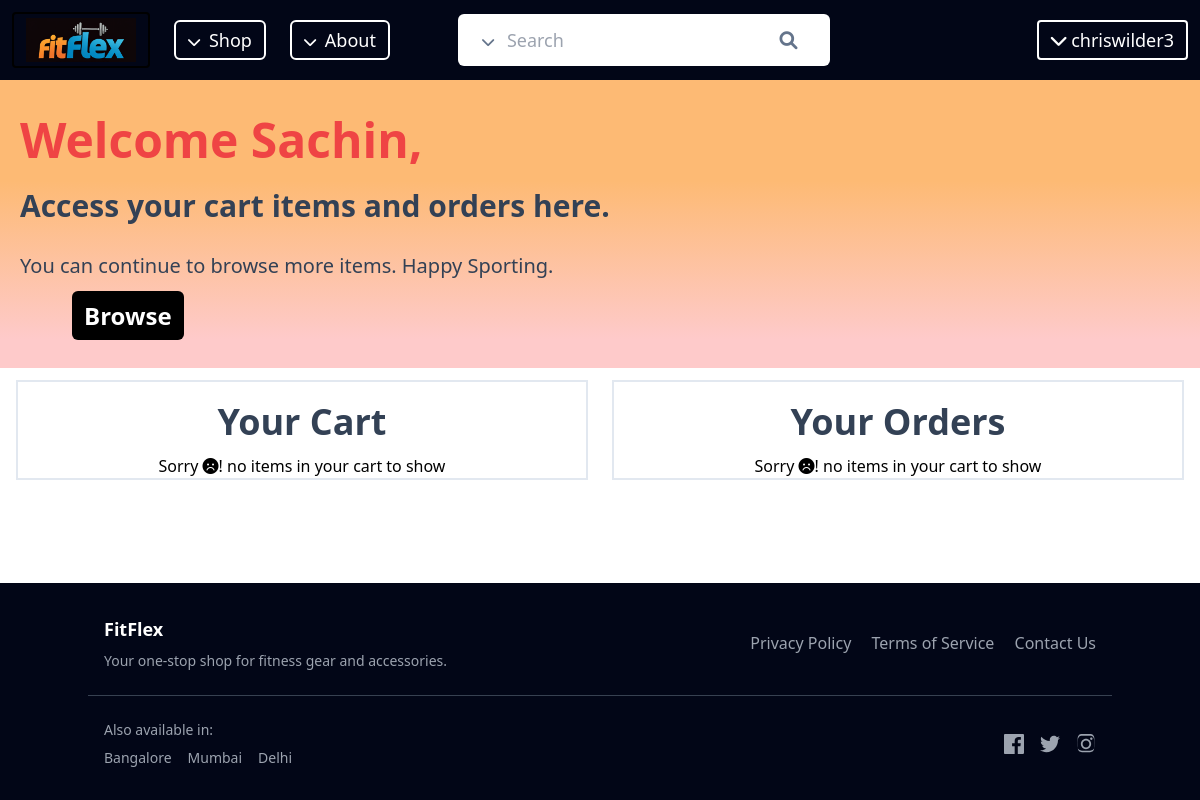
The app's page /users/dashboard/ (signed in), older data.
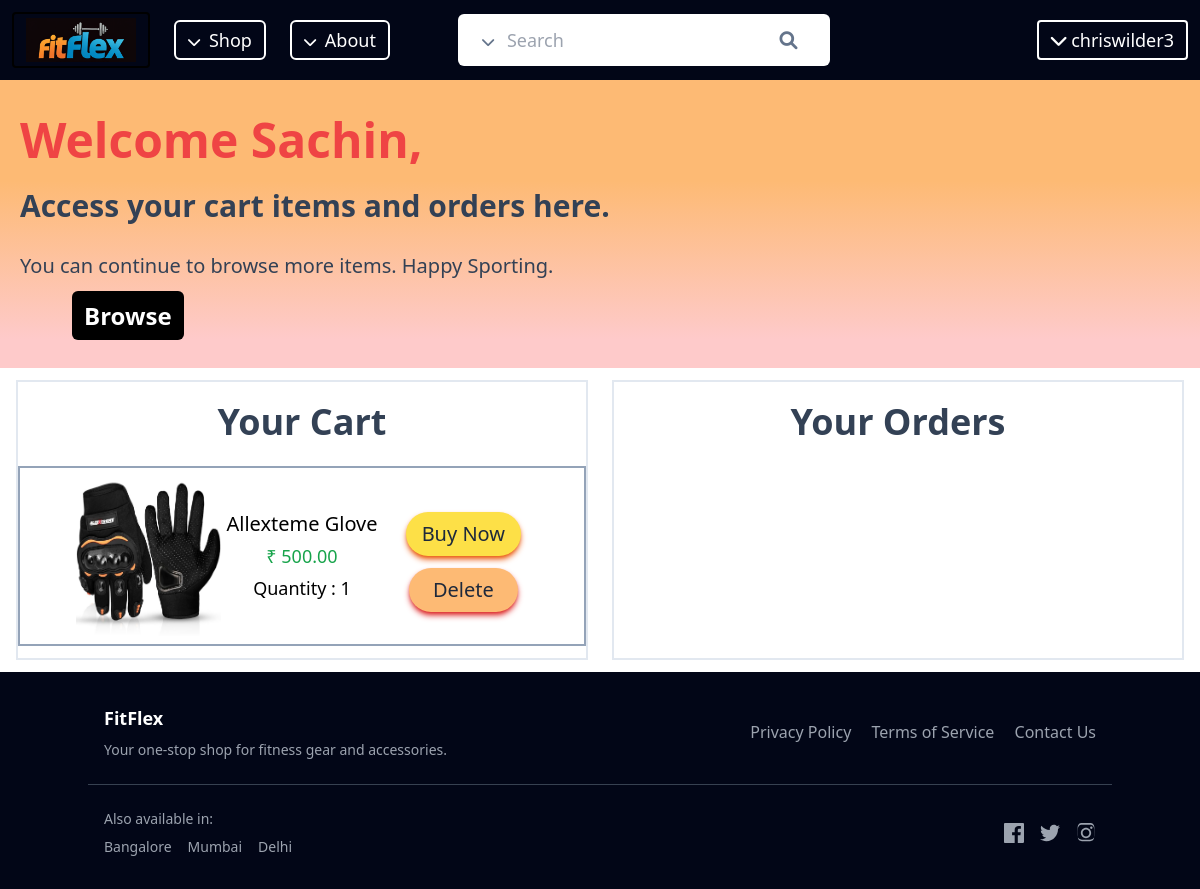
The same page, newer data.
### users/models.py (models this page shows, shortened)
class User( models.Model):
    name = models.CharField( max_length = 255)
    username = models.CharField( max_length = 255
                , unique = True, null = False)
    email = models.EmailField( null = False)
    address = models.TextField()
    phone = models.CharField(
        max_length= 10,
        validators = [
            MinLengthValidator(10),
            RegexValidator(
                regex = r'^\d{10}',
                message = 'Phone no must be exact 10 digits'
            )
        ],
        unique = True
    )
    password= models.CharField( max_length = 255,
                                 null = False)
    cart = models.JSONField( null = True)
    orders = models.JSONField( null = True)

### items/models.py (models this page shows)
class Item(models.Model):
        name = models.CharField( max_length = 255)
        price = models.DecimalField(max_digits=10, decimal_places=2)
        description = models.TextField( default = 'General')
        category = models.CharField( max_length = 255, blank= True)
        sub_category = models.CharField( max_length = 255, blank= True)
        item_type = models.CharField( max_length = 255, blank = True)
        image = models.ImageField( upload_to='product_images/',blank= True)
        def __str__(self):
            return f' {self.name} '

### users/views.py (the view)
# urls.py: path('dashboard/', views.dashboard, name='dashboard'),
def dashboard( request):
    user = request.user
    if user.is_authenticated:
        if request.method == 'POST':
            dbUser = User.objects.get( username = user)
            initialCart = dbUser.cart
            initialOrders = dbUser.orders
            print(initialCart)
            print(initialOrders)
            cartOrBuy = request.POST.get('cartOrBuy',None)
            itemId = request.POST.get('itemId', None)
            print(cartOrBuy)
            if cartOrBuy == 'buy':
                if itemId not in initialOrders:
                    if initialOrders:
                        ordersdict = dbUser.orders
                        ordersdict[itemId] =  1
                        dbUser.orders = ordersdict
                        dbUser.save()
                    else:
                        dbUser.orders = {itemId : 1}
                        dbUser.save()
                else:
                    ordersdict = dbUser.orders
                    ordersdict[itemId] = ordersdict[itemId] + 1
                    dbUser.orders = ordersdict
                    dbUser.save()
            else:
                if itemId not in initialCart :
                    if initialCart:
                        cartdict = dbUser.cart
                        cartdict[itemId] = 1
                        dbUser.cart = cartdict
                        dbUser.save()
                    else:
                        dbUser.cart = {itemId : 1}
                        dbUser.save()
                else:
                    cartdict = dbUser.cart
                    cartdict[itemId] = cartdict[itemId] + 1
                    dbUser.cart = cartdict
                    dbUser.save()
            return redirect('/users/dashboard/')
        elif request.method == 'GET':
            dbUser = User.objects.get(username = user)
            tempCart = dbUser.cart
            tempOrders = dbUser.orders
            finalCart = []
            if tempCart != None:
                for itemId,quant in tempCart.items():
                    itemObj = Item.objects.get( id = itemId)
                    finalCart.append( (itemObj, quant) )
            print(finalCart)
            finalOrders = []
            if tempOrders != None:
                for itemId,quant in tempOrders.items():
                    itemObj = Item.objects.get( id = itemId)
                    finalOrders.append( (itemObj, quant) )
            print(finalOrders)
            context ={
                'user': dbUser,
                'itemCount': tempCart,
                'cart': finalCart,
                'orders': finalOrders,
            }
            return render( request, 'dashboard.html', context)
    else:
        print(' Anonyymous user, returning to login...')
        return redirect( '/users/signin/')

### users/context_processors.py (called while the page is built)
def user_context( request ):
    if request.user.is_authenticated:
        return { 'logged_in_user' : request.user}
    else:
        return {'logged_in_user' : None}

### users/templates/dashboard.html (shortened to what this page needs)
{% extends 'master.html' %}
{% load static %}
{% block content %}
    <div class=" jumbotron px-5 pt-5 pb-9 bg-gradient-to-b from-orange-300 from-35% to-red-200 to-90%">
        <h1 class="text-5xl text-red-500 py-4 font-bold ">
            Welcome {{user.name}},
        </h1>
        <h3 class=" text-3xl py-2 font-semibold text-slate-700 ">
            Access your cart items and orders here.
        </h3>
        <p class=" py-2 text-xl my-3 text-slate-700">
            You can continue to browse more items. Happy Sporting.
        </p>
        <a href="/items" class=" ml-8 " >
        <span class="bg-black text-white text-2xl font-semibold px-3 py-2 mt-3 ml-5
            rounded-md shadow-inner
                transition delay-80 hover:scale-110 hover:bg-white hover:text-black  ">
            Browse
            </span>
        </a>
    </div>
    <div class="dashBoard mx-4 my-3 text-center grid grid-cols-2 gap-6">
        <div class="border-2 border-slate-200">
        <h3 class=" text-4xl px-5 pt-5  text-slate-700 font-bold ">
            Your Cart
        </h3>
        {% if user.cart %}
            <div class="userCart pt-3 flex flex-col items-center justify-evenly">
                {% for cartItem, quantity in cart %}
                    <div class="grid grid-cols-3 my-3 border-2 border-slate-400 px-10">
                        <img class ="w-35 h-44 mx-2 p-2" src="{{ cartItem.image.url }}" alt="">
                        <div class=" self-center">
                            <p class="my-1 text-xl font-medium"> {{ cartItem.name }} </p>
                            <p class="my-1 text-lg text-green-600 font-medium"> &#x20B9  {{ cartItem.price }} </p>
                            <p class="my-1 text-lg font-medium "> Quantity : {{ quantity }}</p>
                        </div>
                        <div class="self-center">
                            <form action="/users/dashboard/" method="post">
                                <button type="submit" name="cartOrBuy" value="buy" class="addCartBtn flex-none bg-yellow-300 shadow-md shadow-orange-600 transition delay-75 hover:bg-red-400
                                hover:scale-105 hover:text-white text-slate-800 text-xl px-4 py-2 mt-3 rounded-full" >
                                Buy Now
                                </button>
                            </form>
                            <button type="submit" name="delete" value="{{ cartItem.id }}" class="buyBtn flex-none bg-orange-300 shadow-md shadow-red-600 transition delay-75 hover:bg-orange-400
                                hover:scale-105 hover:text-white text-slate-800 text-xl px-6 py-2 mt-3 rounded-full" >
                                Delete
                            </button>
                        </div>
                    </div>
                {% endfor %}
            </div>
        {% else %}
            <p class="pt-3"> Sorry <i class="fas fa-frown"></i>! no items in your cart to show </p>
        {% endif %}
        </div>
    <div class="border-2 border-slate-200">
        <h3 class=" text-4xl px-5 pt-5  text-slate-700 font-bold ">
            Your Orders
        </h3>
        {% if user.cart %}
            <div class="userCart pt-3 flex flex-col items-center justify-evenly">
            </div>
        {% else %}
            <p class="pt-3"> Sorry <i class="fas fa-frown"></i>! no items in your cart to show </p>
        {% endif %}
    </div>
</div>
{% endblock %}

### items/templates/master.html (shortened to what this page needs)
{% load static %}
<!DOCTYPE html>
<html lang="en">
<head>
    <script src="https://cdn.tailwindcss.com"></script>
    <link href="https://cdnjs.cloudflare.com/ajax/libs/font-awesome/6.0.0-beta3/css/all.min.css" rel="stylesheet">
</head>
<body class="flex flex-col min-h-screen ">
    <div class="nav-bar bg-slate-950 py-3 ">
        <nav >
            <ul class="flex items-center text-white text-lg font-medium">
                <li class="flex-none text-center border-black border-2 px-3 py-1 mx-3 rounded
                     hover:border-2 hover:border-white" >
                  <a href="/">  <img src="{% static 'fitflex2.png' %}" width="110px" height="90px" style="background-size: contain;"alt="">
                  </a>
                </li>
                <li class="flex-none text-center px-3 py-1 bg-slate-950 border-white border-2 mx-3 transition delay-80 hover:scale-110 hover:text-slate-800 hover:bg-slate-50 rounded-md">
                    <a href="/items/"> <span class="downarrow text-sm pr-1"> <i class="fas fa-chevron-down"></i></span>
                        Shop</a>
                </li>
                <li class="flex-none text-center px-3 py-1 bg-slate-950 border-white border-2 mx-3 transition delay-80 hover:scale-110 hover:text-slate-800 hover:bg-slate-50 rounded-md">
                    <a href="#"> <span class="downarrow text-sm pr-1"> <i class="fas fa-chevron-down"></i></span>
                        About</a>
                </li>
                <li class="flex-none text-center ml-14 pr-8 pl-6 py-2 bg-white  mx-3  text-slate-500 rounded-md
                        transition delay-80 hover:scale-110 hover:text-slate-800 hover:bg-slate-50">
                     <span class="downarrow text-sm "> <i class="fas fa-chevron-down"></i></span>
                         <input class="rounded-md pl-2 py-1" type="text" placeholder="Search">
                         <button type="submit" class="pl-2 hover:text-red-500 hover:scale-125"> <i class="fas fa-search"></i></button>
                </li>
                 <li class="user-nav-full flex-none text-center ml-auto px-3 py-1 bg-slate-950 border-white border-2  mx-3 rounded transition delay-80 hover:scale-105 hover:text-slate-800 hover:bg-slate-50 cursor-pointer"
                    style="position: relative;">
                    {% if logged_in_user %}
                       <span class="user-nav"> <i class="fas fa-chevron-down"></i> {{ logged_in_user.username}} </span>
                    {% else %}
                        <a href="/users/signin"> &#9654; Login</a>
                    {% endif %}
                </li>
            </ul>
        </nav>
    </div>
    {% block content%}
    {% endblock %}
    <footer class="bg-slate-950 text-white mt-auto">
    <div class="container mx-auto py-8">
        <div class="flex flex-wrap justify-between items-center px-4">
            <div class="mb-4 lg:mb-0">
                <h3 class="text-lg font-bold">FitFlex</h3>
                <p class="text-sm text-gray-400 mt-2">Your one-stop shop for fitness gear and accessories.</p>
            </div>
            <div class="space-x-4">
                <a href="#" class="text-gray-400 hover:text-white">Privacy Policy</a>
                <a href="#" class="text-gray-400 hover:text-white">Terms of Service</a>
                <a href="#" class="text-gray-400 hover:text-white">Contact Us</a>
            </div>
        </div>
        <hr class="my-6 border-gray-700" />
        <div class="flex flex-wrap justify-between items-center px-4">
            <div class="text-sm text-gray-400">
                <p>Also available in:</p>
                <ul class="flex space-x-4 mt-2">
                    <li>Bangalore</li>
                    <li>Mumbai</li>
                    <li>Delhi</li>
                </ul>
            </div>
            <div>
                <ul class="flex space-x-4">
                    <li>
                        <a href="#" aria-label="Facebook" class="text-gray-400 hover:text-white">
                        </a>
                    </li>
                    <li>
                        <a href="#" aria-label="Twitter" class="text-gray-400 hover:text-white">
                        </a>
                    </li>
                    <li>
                        <a href="#" aria-label="Instagram" class="text-gray-400 hover:text-white">
                        </a>
                    </li>
                </ul>
            </div>
        </div>
    </div>
</footer>
</body>
</html>

### users/templates/dashboard.html (style rules this page uses)
.jumbotron { background-repeat: no-repeat; background-position: bottom; }

Row changes from the older to the newer data that the page shows:
changed User "Sachin": cart empty → "{\"4\": 1}" (drawn)
now on this page (row unchanged): Item: image (picture), name "Allexteme Glove", price "500.00", quantity "1", {{ cartItem.id }} 4 (drawn)
Text that changed along with them:
text no longer shown: "Sorry ! no items in your cart to show Sorry ! no items in your cart to show"
